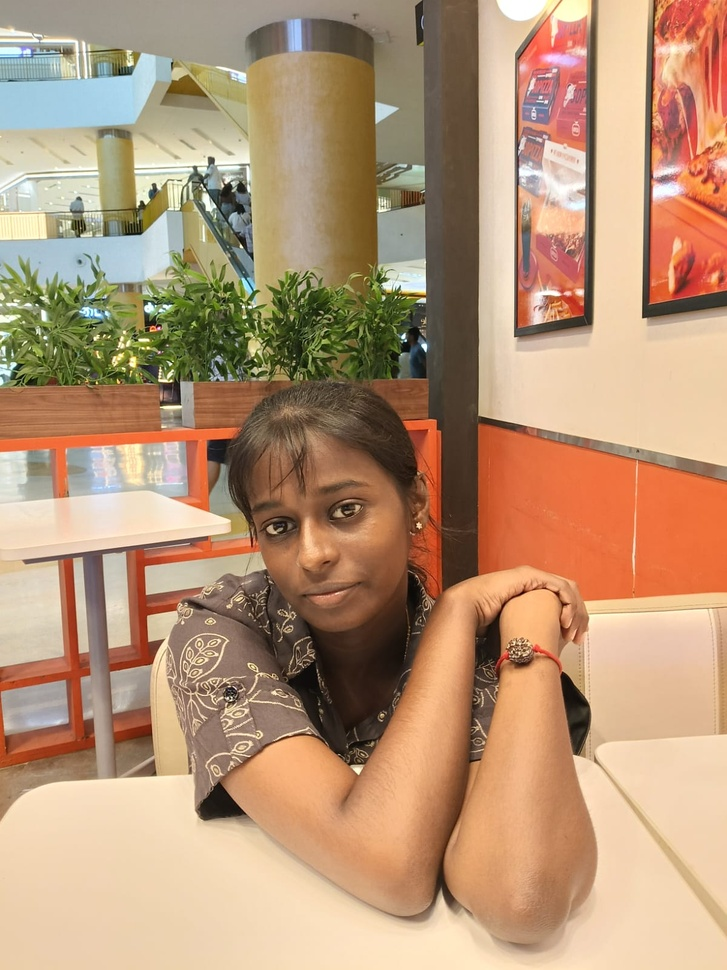
#> input picture me.jpeg, 727 x 970 px, shrunk from 1200 x 1600 before the run
$ jupyter execute 'EX NO-5.ipynb'   (older library calls are emulated)
#> lines starting #> are read from the running program, lines starting #| are printed output that depends on the picture
### EX NO 5: Implementation of filter

### NAME :UDHAYA S

### REG NO :212225230287

[cell 1]
import cv2
import matplotlib.pyplot as plt
import numpy as np

[cell 2]
image1=cv2.imread("me.jpeg")
#> image1 is the input picture: shape (970, 727, 3); mean B, G, R 118.8, 148.9, 183
image2=cv2.cvtColor(image1,cv2.COLOR_BGR2RGB)
kernel=np.ones((11,11),np.float32)/169
image3=cv2.filter2D(image2,-1,kernel)
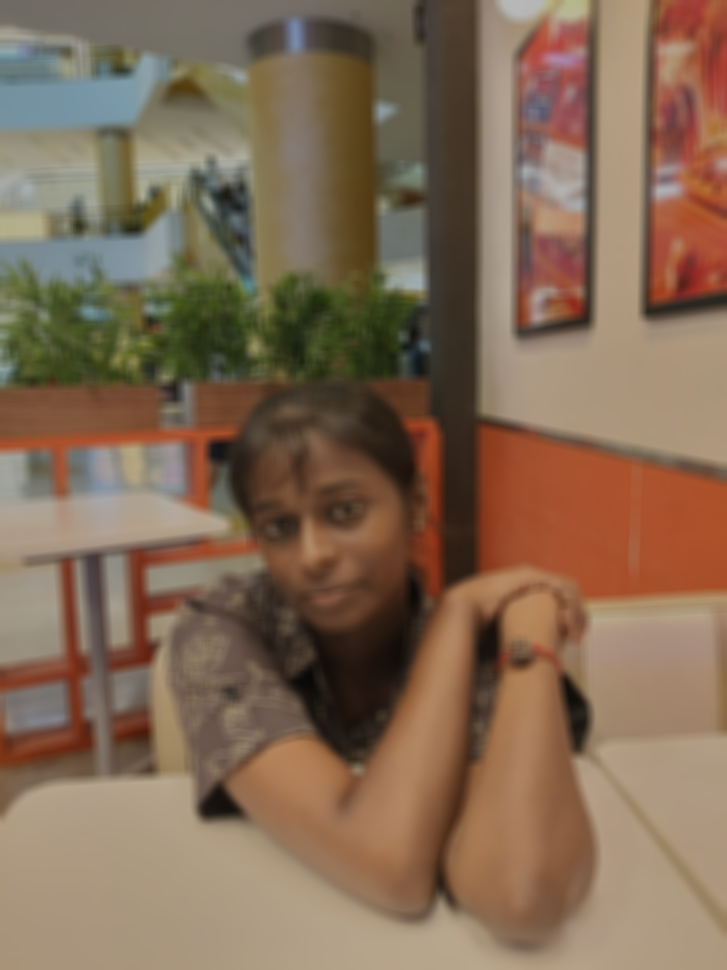
#> image3: shape (970, 727, 3); mean R, G, B 131.1, 106.6, 85

[cell 3]
plt.figure(figsize=(9,9))
plt.subplot(1,2,1)
plt.imshow(image2)
plt.title("Original Image")
plt.axis("off")
plt.subplot(1,2,2)
plt.imshow(image3)
plt.title("Average Filter Image")
plt.axis("off")
plt.show()
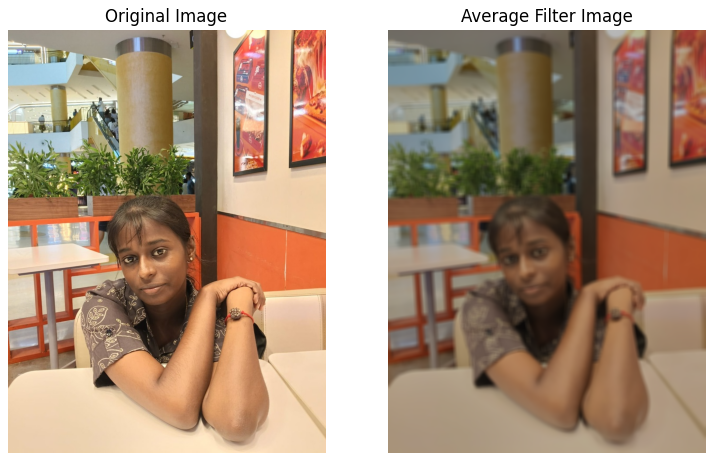
#> figure drawn by matplotlib, 2 panels

[cell 4]
kernel1=np.array([[1,2,1],[2,4,2],[1,2,1]])/16
image2=cv2.cvtColor(image1,cv2.COLOR_BGR2RGB)
image3=cv2.filter2D(image2,-1,kernel1)

[cell 5]
plt.subplot(1,2,1)
plt.imshow(image2)
plt.title("Original Image")
plt.axis("off")
plt.subplot(1,2,2)
plt.imshow(image3)
plt.title("Weighted Average Filter Image")
plt.axis("off")
plt.show()
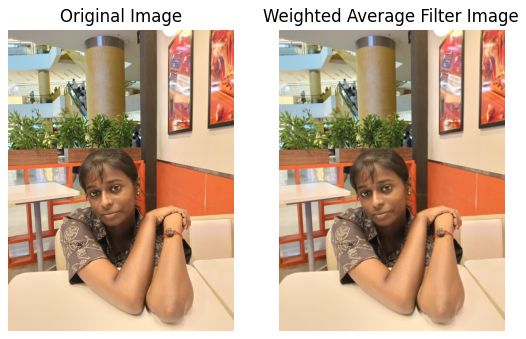
#> figure drawn by matplotlib, 2 panels

[cell 6]
gaussian_blur=cv2.GaussianBlur(image2,(33,33),0,0)
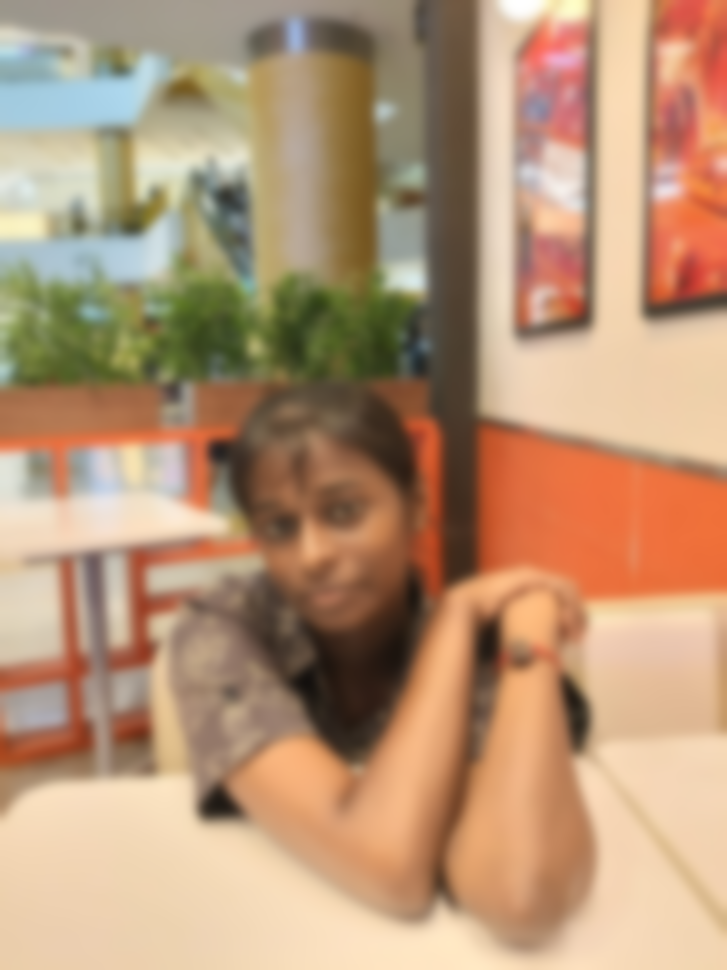
#> gaussian_blur: shape (970, 727, 3); mean R, G, B 183, 148.9, 118.8
plt.subplot(1,2,1)
plt.imshow(image2)
plt.title("Original Image")
plt.axis("off")
plt.subplot(1,2,2)
plt.imshow(gaussian_blur)
plt.title("Gaussian Blur")
plt.axis("off")
plt.show()

[cell 7]
median=cv2.medianBlur(image2,13)
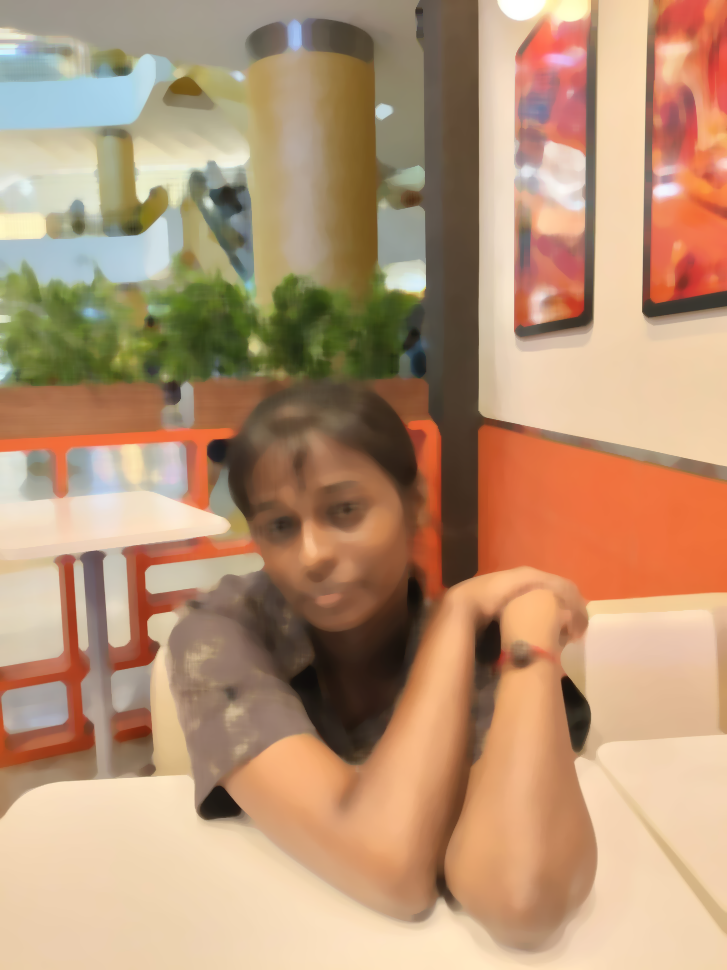
#> median: shape (970, 727, 3); mean R, G, B 183.5, 148.8, 118.4
plt.figure(figsize=(9,9))
plt.subplot(1,2,1)
plt.imshow(image2)
plt.title("Original Image")
plt.axis("off")
plt.subplot(1,2,2)
plt.imshow(median)
plt.title("Median Blur")
plt.axis("on")
plt.show()

[cell 8]
kernel2=np.array([[-1,-1,-1],[2,-2,1],[2,1,-1]])
image3=cv2.filter2D(image2,-1,kernel2)
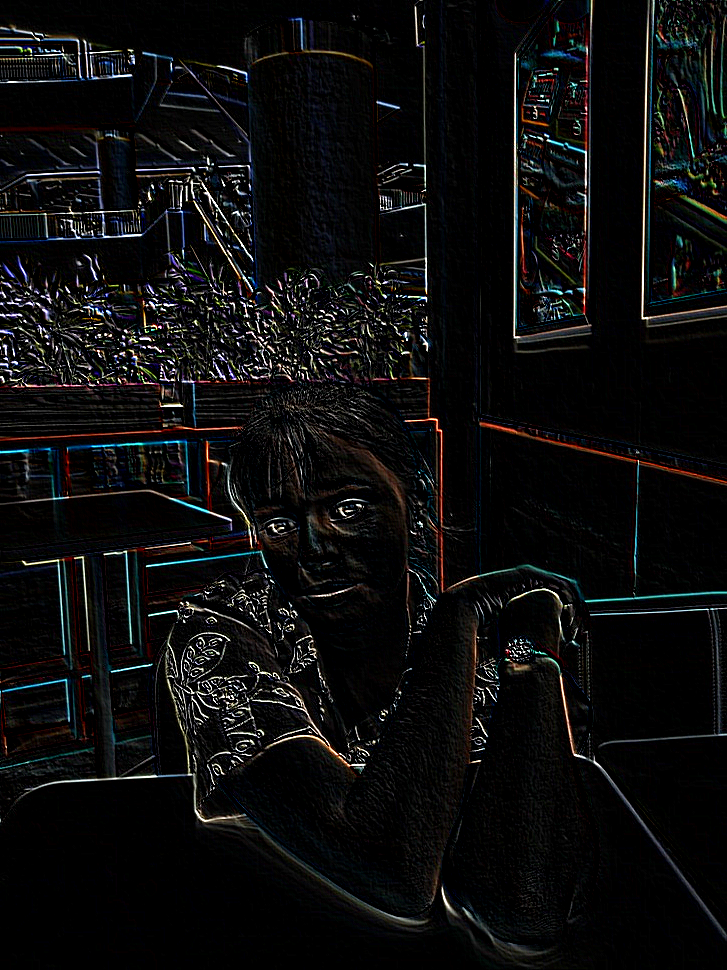
#> image3: shape (970, 727, 3); mean R, G, B 13.2, 13.2, 13.4
plt.subplot(1,2,1)
plt.imshow(image2)
plt.title("Original Image")
plt.axis("off")
plt.subplot(1,2,2)
plt.imshow(image3)
plt.title("Laplacian Kernel")
plt.axis("on")
plt.show()

[cell 9]
laplacian=cv2.Laplacian(image2,cv2.CV_64F)
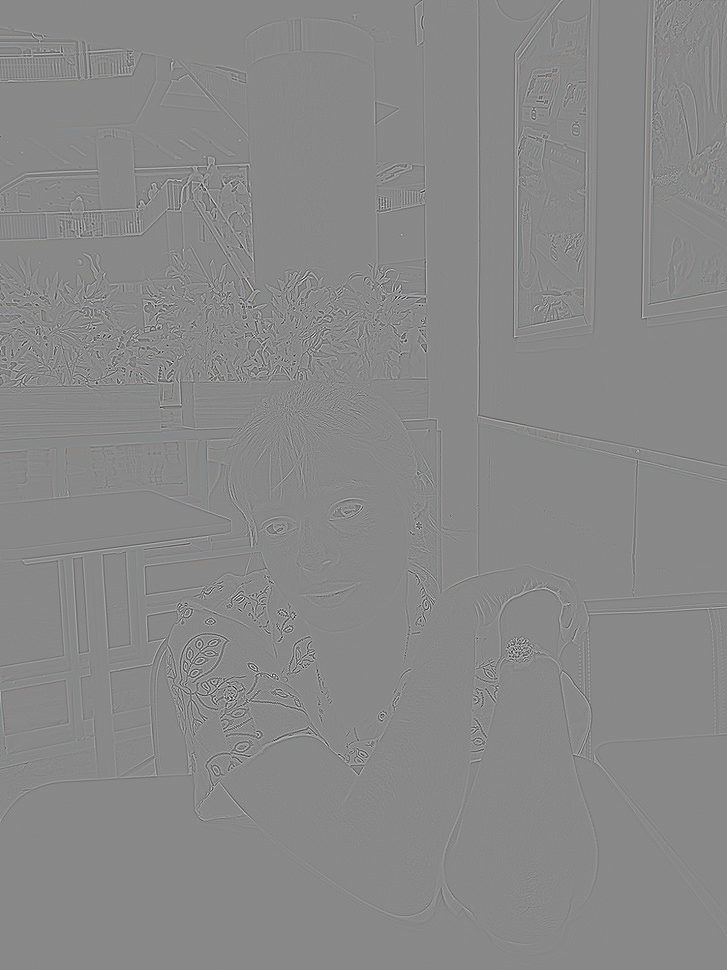
#> laplacian: shape (970, 727, 3) float64; mean R, G, B 0, 0, 0; drawn with min black and max white
plt.subplot(1,2,1)
plt.imshow(image2)
plt.title("Original Image")
plt.axis("off")
plt.subplot(1,2,2)
plt.imshow(laplacian)
plt.title("Laplacian Operator")
plt.axis("on")
plt.show()
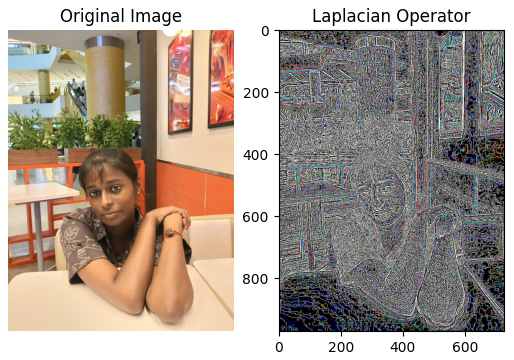
#> figure drawn by matplotlib, 2 panels
